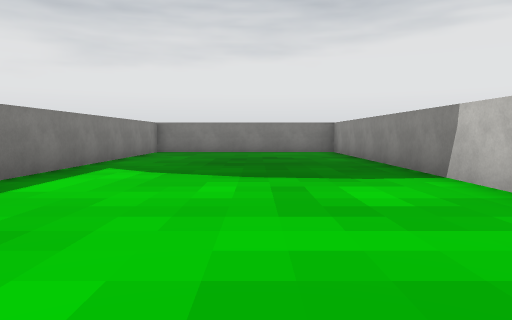
view 1 (above)

19 first-person views from a walk through a Unity game level. The camera is 1.2 m above the floor, tilts 4° down and sees 70° across. The floor is counted in squares, 2 m on a side. Each view is taken from the middle of a square. On the plan, view 1 faces up. The plan holds only what a view shows up to about 10 squares ahead; the rest is blank. The place goes on beyond the plan. Some surface patterns are stand-ins.

view 2
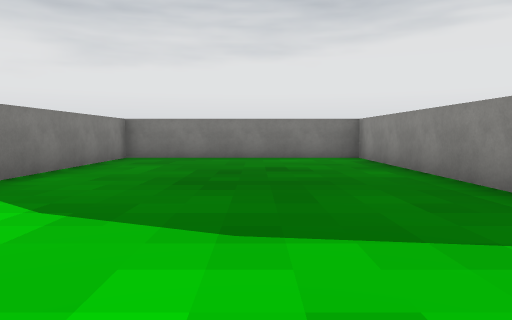

view 3
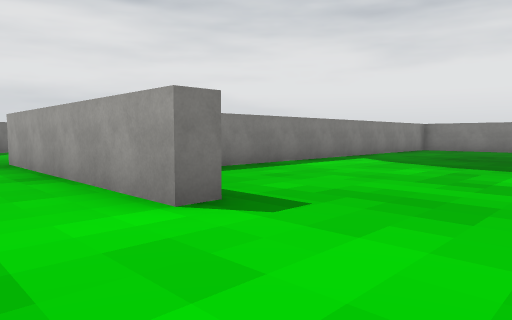

view 4
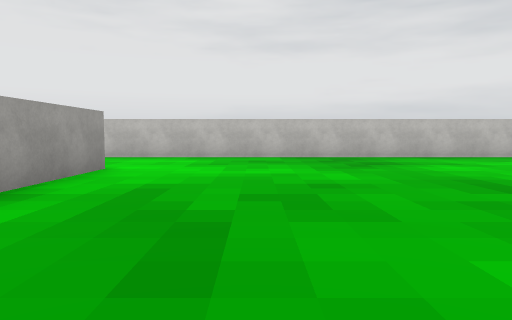

view 5
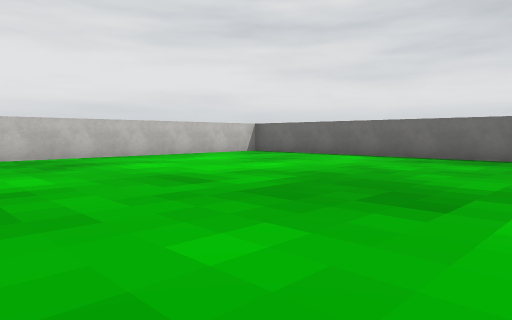

view 6
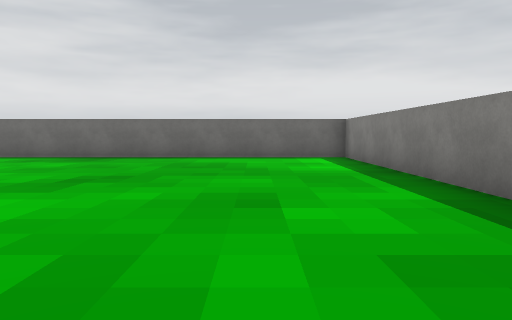

view 7
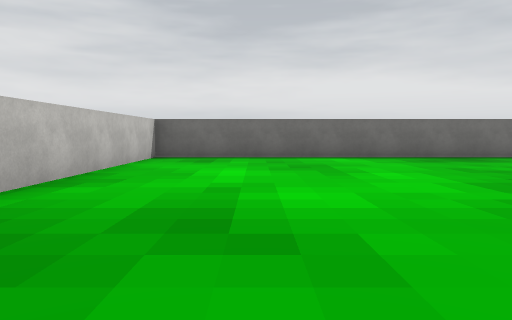

view 8
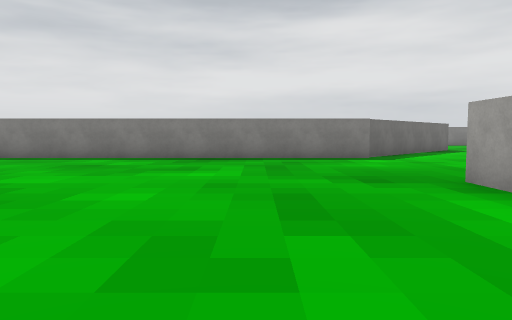

view 9
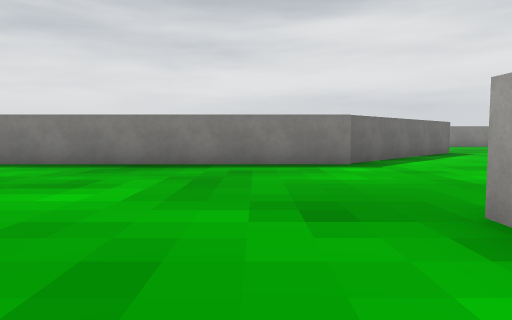

view 10
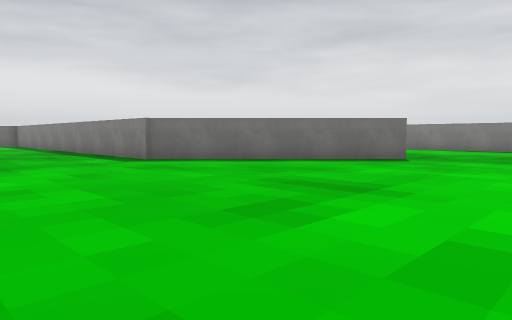

view 11
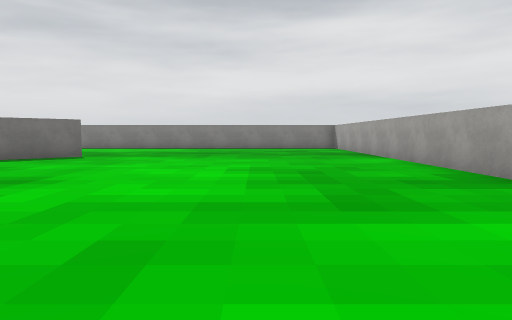

view 12
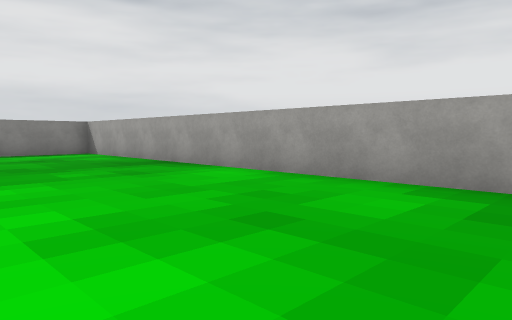

view 13
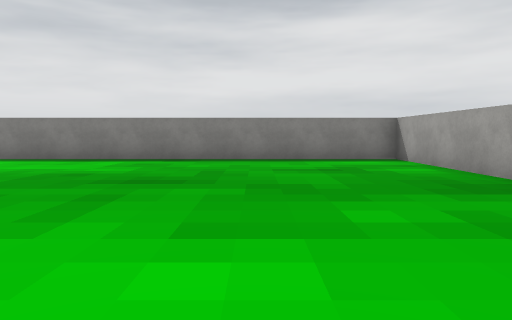

view 14
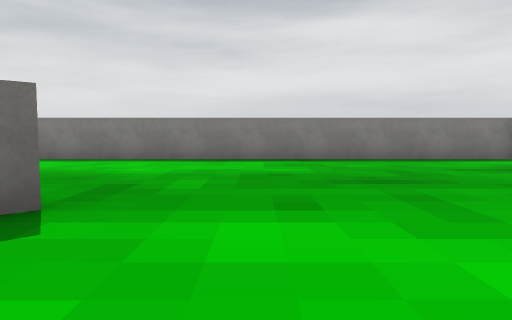

view 15
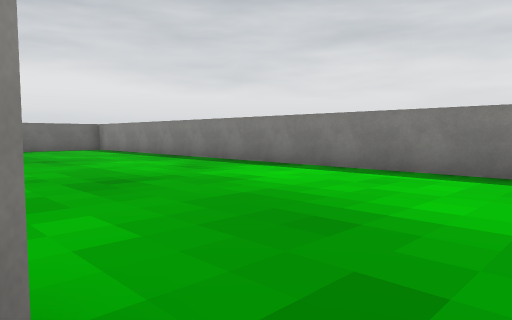

view 16
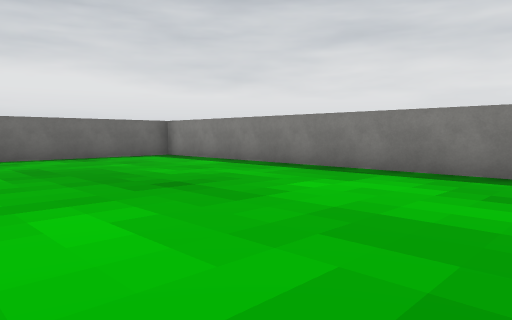

view 17
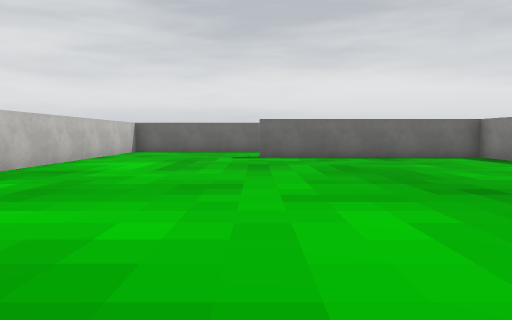

view 18
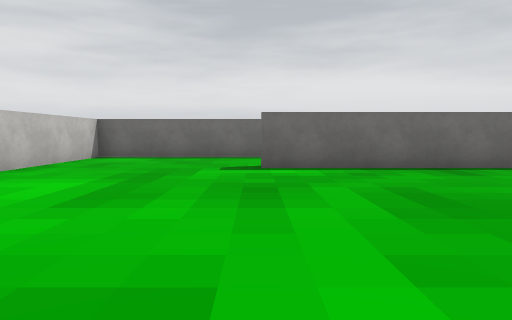

view 19
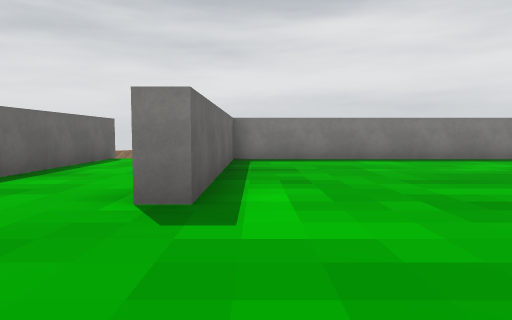

### Floor plan
Points are (right, up) in squares from view 1. A wall is a line through its corners. A room is listed if a view was taken in it or the views show most of it. See-through windows are left out.
Room 1 (views 1, 2, 3, 4, 5, 6, 7, 8, 9)
walls: (-0.6, 0.2) (-0.6, -0.3) (-6.6, -0.3); (-11.4, -1.4) (-11.4, -12.6) (2.7, -12.6) (2.7, 1); (2.7, 3.8) (2.7, 12.4) (-3.3, 12.4) (-3.3, 2.4)
ways out: opening at (-8.5, -1.8) to room 2
Room 2 (views 10, 11, 12, 13, 14, 15, 16, 17, 18, 19)
walls: (-15.9, 4.3) (-11.4, -0.2) (-11.4, -1.4); (-10.8, 12.4) (-21.9, 12.4) (-21.9, -9.5) (-16.1, -9.5) (-16.1, -10.1); (-16.2, -12.6) (-11.9, -12.6) (-11.9, -5.9); (-22.4, -12.6) (-18, -12.6)
ways out: opening at (-8.5, -1.8) to room 1

Where each view was taken, in squares from view 1:
view 1: 0 up, 0 right, facing up
view 2: 3 up, 0 right, facing up
view 3: 2 down, 2 right, facing up-left
view 4: 3 down, 7 left, facing right
view 5: 3 down, 7 left, facing down-right
view 6: 3 down, 9 left, facing down
view 7: 3 down, 0 right, facing down
view 8: 3 down, 2 left, facing left
view 9: 2 down, 4 left, facing left
view 10: 8 up, 7 left, facing down-left
view 11: 9 up, 6 left, facing left
view 12: 8 up, 10 left, facing up-left
view 13: 9 up, 13 left, facing left
view 14: 6 up, 13 left, facing left
view 15: 5 up, 16 left, facing down-left
view 16: 0 up, 16 left, facing down-left
view 17: 0 up, 16 left, facing down
view 18: 3 down, 16 left, facing down
view 19: 9 down, 13 left, facing left
